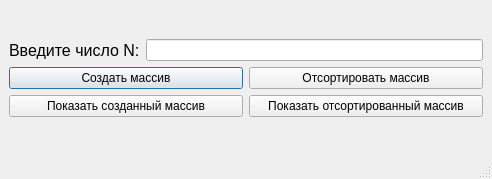
<?xml version="1.0" encoding="UTF-8"?>
<ui version="4.0">
 <class>NumberSort</class>
 <widget class="QMainWindow" name="NumberSort">
  <property name="enabled">
   <bool>true</bool>
  </property>
  <property name="geometry">
   <rect>
    <x>0</x>
    <y>0</y>
    <width>492</width>
    <height>179</height>
   </rect>
  </property>
  <property name="windowTitle">
   <string>Сортировка Массива</string>
  </property>
  <property name="autoFillBackground">
   <bool>false</bool>
  </property>
  <widget class="QWidget" name="centralwidget">
   <property name="sizePolicy">
    <sizepolicy hsizetype="Preferred" vsizetype="Preferred">
     <horstretch>0</horstretch>
     <verstretch>0</verstretch>
    </sizepolicy>
   </property>
   <property name="minimumSize">
    <size>
     <width>492</width>
     <height>138</height>
    </size>
   </property>
   <layout class="QVBoxLayout" name="verticalLayout_2">
    <item>
     <layout class="QVBoxLayout" name="verticalLayout">
      <item>
       <layout class="QHBoxLayout" name="horizontalLayout">
        <item>
         <widget class="QLabel" name="label">
          <property name="font">
           <font>
            <pointsize>12</pointsize>
           </font>
          </property>
          <property name="text">
           <string>Введите число N:</string>
          </property>
         </widget>
        </item>
        <item>
         <widget class="QLineEdit" name="lineEdit"/>
        </item>
       </layout>
      </item>
      <item>
       <layout class="QGridLayout" name="gridLayout">
        <item row="0" column="0">
         <widget class="QPushButton" name="CreatArray">
          <property name="sizePolicy">
           <sizepolicy hsizetype="Minimum" vsizetype="Fixed">
            <horstretch>0</horstretch>
            <verstretch>0</verstretch>
           </sizepolicy>
          </property>
          <property name="minimumSize">
           <size>
            <width>0</width>
            <height>0</height>
           </size>
          </property>
          <property name="text">
           <string>Создать массив</string>
          </property>
          <property name="default">
           <bool>true</bool>
          </property>
         </widget>
        </item>
        <item row="0" column="1">
         <widget class="QPushButton" name="SortArray">
          <property name="sizePolicy">
           <sizepolicy hsizetype="Minimum" vsizetype="Fixed">
            <horstretch>0</horstretch>
            <verstretch>0</verstretch>
           </sizepolicy>
          </property>
          <property name="minimumSize">
           <size>
            <width>0</width>
            <height>0</height>
           </size>
          </property>
          <property name="text">
           <string>Отсортировать массив</string>
          </property>
         </widget>
        </item>
        <item row="1" column="0">
         <widget class="QPushButton" name="ShowCreatedArray">
          <property name="text">
           <string>Показать созданный массив</string>
          </property>
         </widget>
        </item>
        <item row="1" column="1">
         <widget class="QPushButton" name="ShowSortArray">
          <property name="text">
           <string>Показать отсортированный массив</string>
          </property>
         </widget>
        </item>
       </layout>
      </item>
     </layout>
    </item>
   </layout>
  </widget>
  <widget class="QMenuBar" name="menubar">
   <property name="geometry">
    <rect>
     <x>0</x>
     <y>0</y>
     <width>492</width>
     <height>21</height>
    </rect>
   </property>
  </widget>
  <widget class="QStatusBar" name="statusBar"/>
 </widget>
 <resources/>
 <connections/>
</ui>
